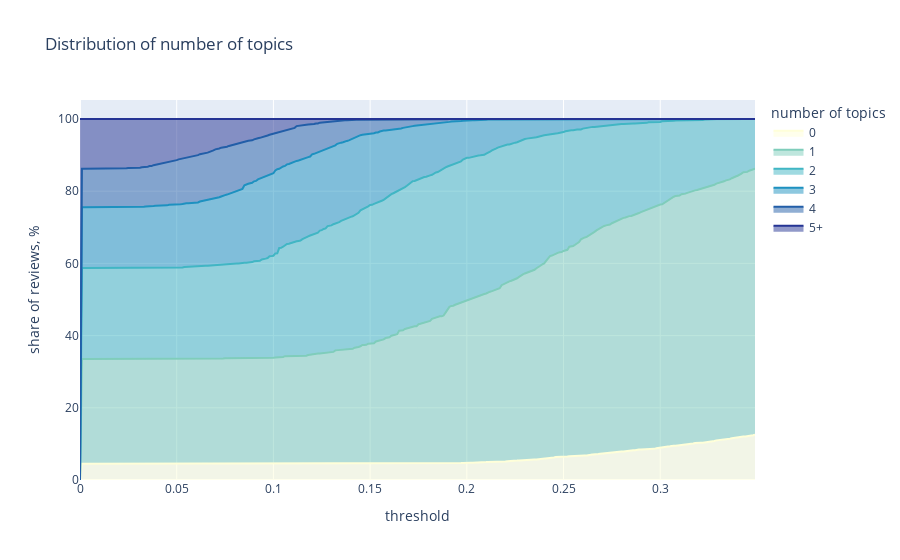

The cell this chart's notebook holds for it:
### Code cell
import tqdm
import plotly.express as px

tmp_dfs = []

# iterating through different threshold levels
for thr in tqdm.tqdm(np.arange(0, 0.35, 0.001)):
    # calculating number of topics with probability > threshold for each document
    tmp_df = pd.DataFrame(list(map(lambda x: len(list(filter(lambda y: y >= thr, x))), topic_distr))).rename(
        columns = {0: 'num_topics'}
    )
    tmp_df['num_docs'] = 1
    
    tmp_df['num_topics_group'] = tmp_df['num_topics']\
        .map(lambda x: str(x) if x < 5 else '5+')
    
    # aggregating stats
    tmp_df_aggr = tmp_df.groupby('num_topics_group', as_index = False).num_docs.sum()
    tmp_df_aggr['threshold'] = thr
    
    tmp_dfs.append(tmp_df_aggr)

num_topics_stats_df = pd.concat(tmp_dfs).pivot(index = 'threshold', 
                              values = 'num_docs',
                              columns = 'num_topics_group').fillna(0)

num_topics_stats_df = num_topics_stats_df.apply(lambda x: 100.*x/num_topics_stats_df.sum(axis = 1))

# visualisation
colormap = px.colors.sequential.YlGnBu
px.area(num_topics_stats_df, 
       title = 'Distribution of number of topics',
       labels = {'num_topics_group': 'number of topics',
                'value': 'share of reviews, %'},
       color_discrete_map = {
          '0': colormap[0],
          '1': colormap[3],
          '2': colormap[4],
          '3': colormap[5],
          '4': colormap[6],
          '5+': colormap[7]
      })

### Figure 1 — Plotly figure (JSON) as saved in the notebook; plotly's stock layout.template omitted (floating-point values rounded to 4 significant figures; data arrays with more than 128 entries replaced by an {"elided": "..."} marker saying what was removed)
{"data": [{"fillpattern": {"shape": ""}, "hovertemplate": "number of topics=0<br>threshold=%{x}<br>share of reviews, %=%{y}<extra></extra>", "legendgroup": "0", "line": {"color": "rgb(255,255,217)"}, "marker": {"symbol": "circle"}, "mode": "lines", "name": "0", "orientation": "v", "showlegend": true, "stackgroup": "1", "type": "scatter", "x": {"elided": "350 float values"}, "xaxis": "x", "y": {"elided": "350 float values"}, "yaxis": "y"}, {"fillpattern": {"shape": ""}, "hovertemplate": "number of topics=1<br>threshold=%{x}<br>share of reviews, %=%{y}<extra></extra>", "legendgroup": "1", "line": {"color": "rgb(127,205,187)"}, "marker": {"symbol": "circle"}, "mode": "lines", "name": "1", "orientation": "v", "showlegend": true, "stackgroup": "1", "type": "scatter", "x": {"elided": "350 float values"}, "xaxis": "x", "y": {"elided": "350 float values"}, "yaxis": "y"}, {"fillpattern": {"shape": ""}, "hovertemplate": "number of topics=2<br>threshold=%{x}<br>share of reviews, %=%{y}<extra></extra>", "legendgroup": "2", "line": {"color": "rgb(65,182,196)"}, "marker": {"symbol": "circle"}, "mode": "lines", "name": "2", "orientation": "v", "showlegend": true, "stackgroup": "1", "type": "scatter", "x": {"elided": "350 float values"}, "xaxis": "x", "y": {"elided": "350 float values"}, "yaxis": "y"}, {"fillpattern": {"shape": ""}, "hovertemplate": "number of topics=3<br>threshold=%{x}<br>share of reviews, %=%{y}<extra></extra>", "legendgroup": "3", "line": {"color": "rgb(29,145,192)"}, "marker": {"symbol": "circle"}, "mode": "lines", "name": "3", "orientation": "v", "showlegend": true, "stackgroup": "1", "type": "scatter", "x": {"elided": "350 float values"}, "xaxis": "x", "y": {"elided": "350 float values"}, "yaxis": "y"}, {"fillpattern": {"shape": ""}, "hovertemplate": "number of topics=4<br>threshold=%{x}<br>share of reviews, %=%{y}<extra></extra>", "legendgroup": "4", "line": {"color": "rgb(34,94,168)"}, "marker": {"symbol": "circle"}, "mode": "lines", "name": "4", "orientation": "v", "showlegend": true, "stackgroup": "1", "type": "scatter", "x": {"elided": "350 float values"}, "xaxis": "x", "y": {"elided": "350 float values"}, "yaxis": "y"}, {"fillpattern": {"shape": ""}, "hovertemplate": "number of topics=5+<br>threshold=%{x}<br>share of reviews, %=%{y}<extra></extra>", "legendgroup": "5+", "line": {"color": "rgb(37,52,148)"}, "marker": {"symbol": "circle"}, "mode": "lines", "name": "5+", "orientation": "v", "showlegend": true, "stackgroup": "1", "type": "scatter", "x": {"elided": "350 float values"}, "xaxis": "x", "y": {"elided": "350 float values"}, "yaxis": "y"}], "layout": {"legend": {"title": {"text": "number of topics"}, "tracegroupgap": 0}, "title": {"text": "Distribution of number of topics"}, "xaxis": {"anchor": "y", "domain": [0, 1], "title": {"text": "threshold"}}, "yaxis": {"anchor": "x", "domain": [0, 1], "title": {"text": "share of reviews, %"}}}}
